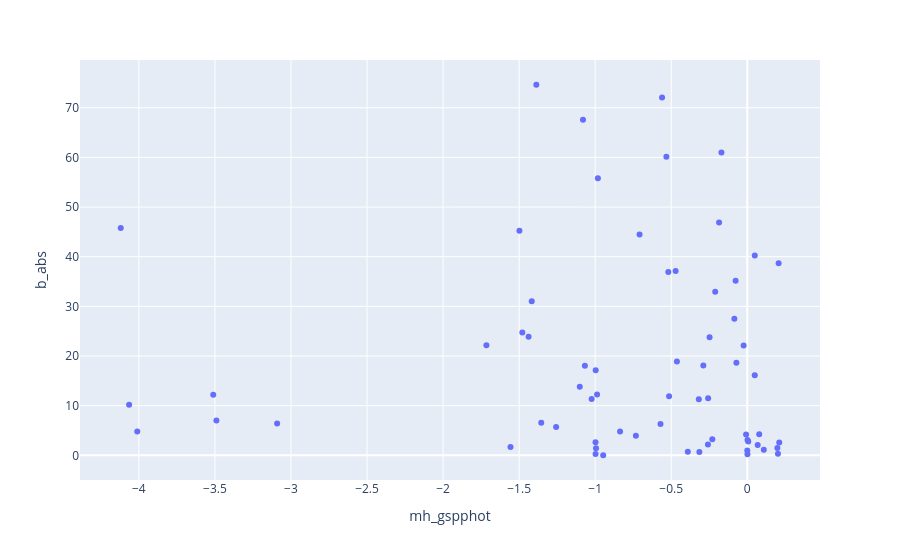

Here is the notebook cell this chart was saved with:
### Code cell
import plotly.express as px
px.scatter(df_co_w_dist, x="mh_gspphot", y="b_abs", hover_name="Name")

### Figure 1 — Plotly figure (JSON) as saved in the notebook; plotly's stock layout.template omitted (floating-point values rounded to 4 significant figures)
{"data": [{"hovertemplate": "<b>%{hovertext}</b><br><br>mh_gspphot=%{x}<br>b_abs=%{y}<extra></extra>", "hovertext": ["2A 1822-371", "2S 0921-630", "GX 1+4", "4U 1636-536", "4U 1700+24", "Aql X-1", "Cen X-4", "Cyg X-2", "Her X-1", "Sco X-1", "4U 1254-69", "4U 1735-444", "MXB 1659-298", "Ser X-1", "XTE J1814-338", "A 0620-00", "XTE J1118+480", "GRS 1124-684", "BW Cir", "4U 1543-475", "XTE J1550-564", "GRO 1655-40", "GX 339-4", "H 1705-250", "Swift J1753.5-0127", "MAXI J1820+070", "MAXI J1305-704", "V404 Cyg", "Cyg X-1", "V4641 Sgr", "MWC 656", "SS 433", "HD 96670", "Gaia BH1", "Gaia BH2", "J05215658", "AS 386", "IGR J00370+6122", "2S 0114+650", "RX J0146.9+6121", "LS I +61 303", "X Persi", "XTE J0421+560", "EXO 051910+3737.7", "1A 0535+262", "HD 259440", "IGR J08408-4503", "Vela X-1", "2FGL J1019.0-5856", "Cen X-3", "2S 1145-619", "1E 1145.1-6141", "GX 301-2", "1H 1249-637", "1H 1253-761", "1H 1255-567", "4U 1538-52", "4U 1700-37", "IGR J17544-2619", "1H 2202+501", "4U 2206+543", "LS 5039", "J125556.57", "J15274848", "J06163552", "J235456.76", "J112306.9", "PSR J0348+0432", "PSR J1012+5307", "PSR J1023+0038", "PSR J1024-0719", "PSR J1048+2339", "XSS J12270-4859", "PSR B1259-63", "PSR J1306-4035", "PSR J1311-3430", "PSR J1417-4402", "PSR J1431-4715", "PSR J1622-0315", "PSR J1628-3205", "PSR J1653-0158", "PSR J1723-2837", "PSR J1816+4510", "PSR J2039-5617", "PSR J2129-0429", "PSR J2215+5135", "PSR J2339-0533", null, null, null, null, null, null, null, null, null, null, null, null, null, null, null, null, null, null, null, null, null], "legendgroup": "", "marker": {"color": "#636efa", "symbol": "circle"}, "mode": "markers", "name": "", "orientation": "v", "showlegend": false, "x": [-0.3186, null, -0.8362, -4.01, null, null, -1.438, -1.023, null, -0.248, -3.091, -3.49, null, null, null, -1.355, null, null, null, null, null, null, null, null, -3.511, -4.064, null, 0.0686, 0.0015, null, null, null, null, -1.068, 0.0066, -0.0079, null, 0.1979, 0.2102, null, null, -0.9967, null, -0.391, -0.9977, -0.9945, null, -0.7324, -1.557, 0.2017, -0.9975, -0.9473, null, 0.0012, null, -1.257, -0.2586, null, null, null, 0.1087, null, -0.5318, -0.9821, -0.2298, -0.0849, -1.08, null, null, -4.119, null, null, -1.101, 0.0, -1.715, null, 0.0492, -0.9874, null, null, null, 0.0785, -1.479, -0.471, -0.5192, null, null, -0.4626, null, -0.2574, -0.5704, -0.5142, -1.387, null, -0.2109, 0.2061, -0.7082, 0.0493, -0.2889, -1.417, -0.5603, -1.498, -0.1853, -0.0716, -0.1698, -0.0767, -0.3151, -0.0239], "xaxis": "x", "y": [11.29, 9.34, 4.795, 4.818, 32.99, 4.143, 23.88, 11.32, 37.52, 23.78, 6.423, 6.994, 7.265, 4.842, 7.589, 6.54, 62.32, 7.073, 2.78, 5.426, 1.827, 2.456, 4.326, 9.057, 12.19, 10.16, 7.619, 2.091, 3.067, 4.789, 12.4, 2.245, 0.3969, 18.05, 2.777, 4.184, 2.595, 1.464, 2.563, 0.8001, 1.086, 17.14, 4.133, 0.7103, 2.644, 1.44, 1.95, 3.93, 1.69, 0.3355, 0.2402, 0.009706, 0.03522, 0.2032, 12.52, 5.7, 2.164, 2.173, 0.3356, 4.041, 1.106, 1.289, 60.14, 55.8, 3.251, 27.48, 67.59, 36.77, 50.86, 45.78, 40.52, 62.14, 13.8, 0.9916, 22.19, 28.18, 16.14, 12.25, 30.68, 11.48, 24.94, 4.26, 24.74, 37.15, 36.94, 4.159, 62.48, 18.89, 40.65, 11.5, 6.285, 11.92, 74.63, 59.79, 32.94, 38.67, 44.45, 40.26, 18.07, 31.04, 72.05, 45.23, 46.88, 18.62, 61.0, 35.17, 0.6856, 22.12], "yaxis": "y", "type": "scatter"}], "layout": {"xaxis": {"anchor": "y", "domain": [0.0, 1.0], "title": {"text": "mh_gspphot"}}, "yaxis": {"anchor": "x", "domain": [0.0, 1.0], "title": {"text": "b_abs"}}, "legend": {"tracegroupgap": 0}, "margin": {"t": 60}}}
